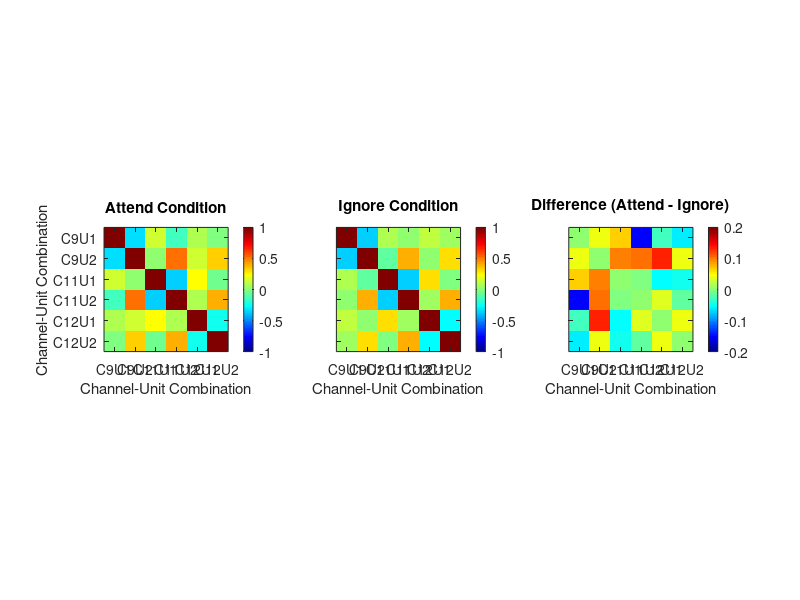

The MATLAB script that drew this image:
% Define correlation matrices for Attend and Ignore conditions
attendMatrix = [
    1.000000  -0.321542  0.134190  -0.141162  0.072934  -0.006033;
   -0.321542   1.000000  0.009384   0.500491  0.146221   0.333103;
    0.134190   0.009384  1.000000  -0.354066  0.227365  -0.060104;
   -0.141162   0.500491 -0.354066   1.000000  0.079961   0.389741;
    0.072934   0.146221  0.227365   0.079961  1.000000  -0.222228;
   -0.006033   0.333103 -0.060104   0.389741 -0.222228   1.000000];

ignoreMatrix = [
    1.000000  -0.361882  0.070844   0.010311  0.103456   0.054629;
   -0.361882   1.000000 -0.090160   0.395944  0.009208   0.294946;
    0.070844  -0.090160  1.000000  -0.350115  0.281484  -0.013658;
    0.010311   0.395944 -0.350115   1.000000  0.046204   0.406178;
    0.103456   0.009208  0.281484   0.046204  1.000000  -0.264424;
    0.054629   0.294946 -0.013658   0.406178 -0.264424   1.000000];

% Compute the difference matrix (Attend - Ignore)
differenceMatrix = attendMatrix - ignoreMatrix;

% Define tick labels using correct order (from correlationInfo.txt)
channelIDs = [9, 11, 12];
unitIDs = [1, 2];

tickLabels = arrayfun(@(c, u) sprintf('C%dU%d', c, u), ...
    repelem(channelIDs, length(unitIDs)), repmat(unitIDs, 1, length(channelIDs)), 'UniformOutput', false);

% Create a figure with 3 subplots
figure;
colormap jet; % Apply consistent colormap for all matrices

% Panel 1: Attend Condition Correlation Matrix
subplot(1, 3, 1);
imagesc(attendMatrix);
colorbar;
caxis([-1 1]); % Set color scale to be the same for all plots
axis square;
title('Attend Condition');
xlabel('Channel-Unit Combination');
ylabel('Channel-Unit Combination');
xticks(1:length(tickLabels));
xticklabels(tickLabels);
yticks(1:length(tickLabels));
yticklabels(tickLabels);
xtickangle(45);

% Panel 2: Ignore Condition Correlation Matrix
subplot(1, 3, 2);
imagesc(ignoreMatrix);
colorbar;
caxis([-1 1]); % Keep same scale for comparison
axis square;
title('Ignore Condition');
xlabel('Channel-Unit Combination');
ylabel('');
xticks(1:length(tickLabels));
xticklabels(tickLabels);
yticks(1:length(tickLabels));
yticklabels([]);
xtickangle(45);

% Panel 3: Difference Matrix (Attend - Ignore)
subplot(1, 3, 3);
imagesc(differenceMatrix);
colorbar;
caxis([-0.2 0.2]); % Adjust for difference visualization
axis square;
title('Difference (Attend - Ignore)');
xlabel('Channel-Unit Combination');
ylabel('');
xticks(1:length(tickLabels));
xticklabels(tickLabels);
yticks(1:length(tickLabels));
yticklabels([]);
xtickangle(45);

% Set figure properties
set(gcf, 'Position', [100, 100, 1400, 500]); % Adjust figure size
